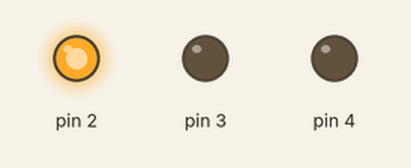
The sketch below on a simulated Arduino Uno, built with avr-gcc and run on an emulated ATmega328P. Shown: output pins drawn as LEDs (lit = HIGH).

Above: at 0.5 s.
At 1.5 s:
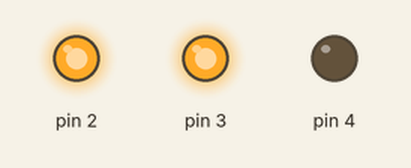
At 2.5 s:
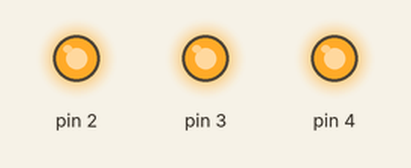
Timing chart, 0 to 3.5 s (numbered marks = the images above):
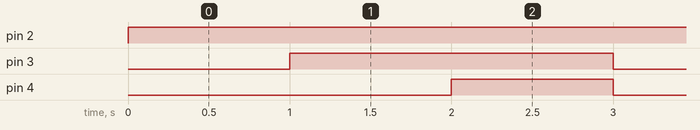

Measured:
- by itself, pin 2: LOW → HIGH at 0.00 s
- by itself, pin 3: alternates HIGH for 2.0 s and LOW for 1.0 s
- by itself, pin 4: alternates HIGH for 1.0 s and LOW for 2.0 s

The sketch:

uwu.ino
```cpp
void setup()
{
  pinMode(2, OUTPUT);
  pinMode(3, OUTPUT);
  pinMode(4, OUTPUT);
}

void loop()
{
  // HIGH == 1
  // LOW == 0
  digitalWrite(2, 1);
  digitalWrite(3, 0);
  digitalWrite(4, 0);
  delay(1000);

  digitalWrite(2, 1);
  digitalWrite(3, 1);
  delay(1000);

  digitalWrite(2, 1);
  digitalWrite(3, 1);
  digitalWrite(4, 1);
  delay(1000);
}
```
